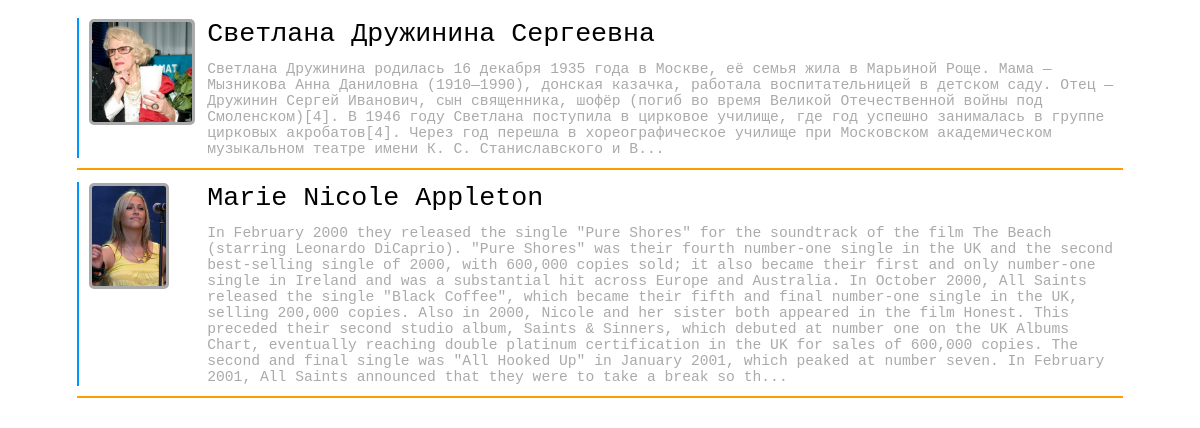
Page /actors.php?cat=2 on the committed database.
### tables this page shows
CREATE TABLE actors (id INTEGER PRIMARY KEY AUTOINCREMENT, first TEXT, second TEXT, last TEXT, role TEXT, about TEXT, photo TEXT);

### actors.php (the view, shortened to what this page needs)
<!DOCTYPE HTML PUBLIC "-//W3C//DTD HTML 4.01 Transitional//EN"
        "http://www.w3.org/TR/html4/loose.dtd">
<html lang="ru-RU">
<head>
</head>
<body>
<div align="center">
<table border="0" cellspacing="10" style="min-width:800px; max-width:90%;">
<?php
$dbact = new SQLite3("crimeacasting-actors.db");
$actreq = $dbact -> query("SELECT * FROM actors WHERE role=".$_GET['cat']);
while ( $actrow = $actreq -> fetchArray(SQLITE3_NUM) ){
	print("<tr class='str_".$actrow[0]."'>
	<td rowspan='2' width='70' valign='top' style='border-left:2px solid #0096ff; padding-left:10px;'> <img class='avat' id='img_".$actrow[0]."' src='".$actrow[6]."' height='100'> </td>");
	print("
	<td align='left' class='actorname' style='cursor:pointer' aidnm='".$actrow[0]."'> ".$actrow[2]." ".$actrow[1]." ".$actrow[3]." </td>
	</tr>
	<tr class='str_".$actrow[0]."'>
	<td class='actordata' colspan='2' valign='middle'> " . substr( strip_tags($actrow[5]), 0, 1000). "... </td>
	</tr>
	<tr><td style='border-top:2px solid #ff9c00' colspan='3'></td></tr>
	<tr style='display:none;' id='bio_".$actrow[0]."' title='About / О актёре'><td>
	<table border='0' style='float:left; background:#eee; padding: 0px 5px 0px 0px; margin: 10px; border-radius:5px;'>
	<tr>
		<td rowspan='3' width='70'><img class='avat' src='".$actrow[6]."' height='100'></td>
		<td height='30%'>".$actrow[2]."</td>
	</tr>
	<tr><td height='30%'>".$actrow[1]."</td></tr>
	<tr><td height='30%'>".$actrow[3]."</td></tr>
	</table>
		<div style='padding:10px; font-family:sans-serif; font-size: 11pt;'>".$actrow[5]."</div>
	");
}
?>
</table>
</div>
</body>
</html>

### actors.php (style rules this page uses)
body { font-family: OCRAExtend, monospace; font-stretch: ultra-condensed; }
.actorname { color: #000; font-size:20pt; }
.actordata { color: #aaa; font-size:11pt; }
.avat { border-radius: 5px; border: 3px solid #aaa; }

### rows in the picture
actors: photo (picture), second "Светлана", first "Дружинина", last "Сергеевна", about "Светлана Дружинина родилась 16 декабря 1935 года в Москве, её семья жила в Марьиной Роще. Мама — Мызникова Анна Даниловна (1910—1990), донская казачка, работала воспитательницей в детском саду. Отец — Дружинин Сергей Иванович, сын священника, шофёр (погиб во время Великой Отечественной войны под Смоленском)[4]. В 1946 году Светлана поступила в цирковое училище, где год успешно занималась в группе цирковых акробатов[4]. Через год перешла в хореографическое училище при Московском академическом музыкальном театре имени К. С. Станиславского и В"
actors: photo (picture), second "Marie", first "Nicole", last "Appleton", about "In February 2000 they released the single \"Pure Shores\" for the soundtrack of the film The Beach (starring Leonardo DiCaprio). \"Pure Shores\" was their fourth number-one single in the UK and the second best-selling single of 2000, with 600,000 copies sold; it also became their first and only number-one single in Ireland and was a substantial hit across Europe and Australia. In October 2000, All Saints released the single \"Black Coffee\", which became their fifth and final number-one single in the UK, selling 200,000 copies. Also in 2000, Nicole and her sister both appeared in the film Honest. This preceded their second studio album, Saints & Sinners, which debuted at number one on the UK…"
